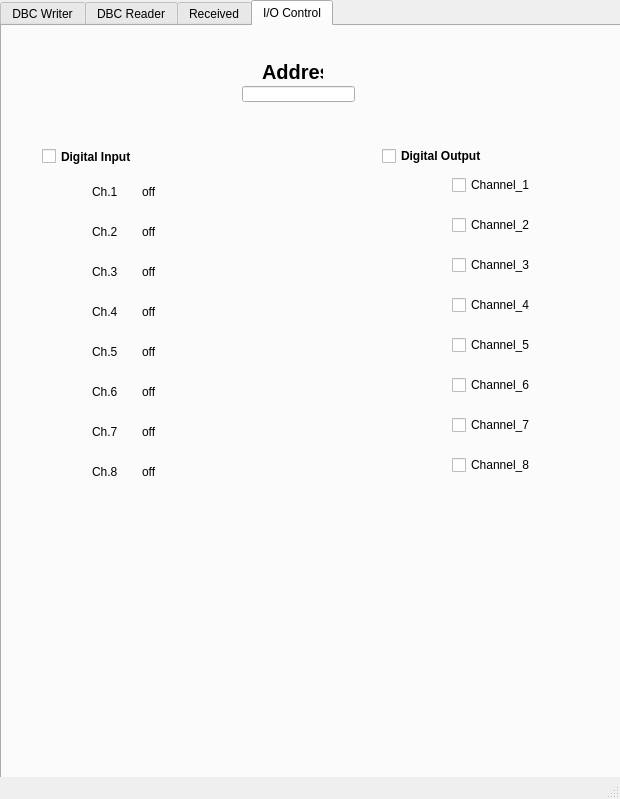
<?xml version="1.0" encoding="UTF-8"?>
<ui version="4.0">
 <class>MainWindow</class>
 <widget class="QMainWindow" name="MainWindow">
  <property name="geometry">
   <rect>
    <x>0</x>
    <y>0</y>
    <width>620</width>
    <height>799</height>
   </rect>
  </property>
  <property name="windowTitle">
   <string>DBC Editor for CAN Bus Database Files</string>
  </property>
  <widget class="QWidget" name="centralwidget">
   <widget class="QTabWidget" name="tabWidget">
    <property name="geometry">
     <rect>
      <x>0</x>
      <y>0</y>
      <width>621</width>
      <height>781</height>
     </rect>
    </property>
    <property name="font">
     <font>
      <pointsize>9</pointsize>
     </font>
    </property>
    <property name="toolTip">
     <string>&lt;html&gt;&lt;head/&gt;&lt;body&gt;&lt;p&gt;&lt;br/&gt;&lt;/p&gt;&lt;/body&gt;&lt;/html&gt;</string>
    </property>
    <property name="whatsThis">
     <string>&lt;html&gt;&lt;head/&gt;&lt;body&gt;&lt;p&gt;&lt;br/&gt;&lt;/p&gt;&lt;/body&gt;&lt;/html&gt;</string>
    </property>
    <property name="autoFillBackground">
     <bool>true</bool>
    </property>
    <property name="currentIndex">
     <number>3</number>
    </property>
    <widget class="QWidget" name="tab">
     <attribute name="title">
      <string>DBC Writer</string>
     </attribute>
     <widget class="QLabel" name="label_4">
      <property name="geometry">
       <rect>
        <x>170</x>
        <y>220</y>
        <width>48</width>
        <height>16</height>
       </rect>
      </property>
      <property name="text">
       <string>Bit Start</string>
      </property>
     </widget>
     <widget class="QLabel" name="label_3">
      <property name="geometry">
       <rect>
        <x>40</x>
        <y>220</y>
        <width>81</width>
        <height>16</height>
       </rect>
      </property>
      <property name="text">
       <string>Name</string>
      </property>
     </widget>
     <widget class="QLabel" name="label_14">
      <property name="geometry">
       <rect>
        <x>270</x>
        <y>270</y>
        <width>48</width>
        <height>16</height>
       </rect>
      </property>
      <property name="text">
       <string>Min</string>
      </property>
     </widget>
     <widget class="QSpinBox" name="sg_length">
      <property name="geometry">
       <rect>
        <x>270</x>
        <y>240</y>
        <width>61</width>
        <height>21</height>
       </rect>
      </property>
     </widget>
     <widget class="QLabel" name="label_10">
      <property name="geometry">
       <rect>
        <x>300</x>
        <y>60</y>
        <width>41</width>
        <height>16</height>
       </rect>
      </property>
      <property name="text">
       <string>Length</string>
      </property>
     </widget>
     <widget class="QLabel" name="label_11">
      <property name="geometry">
       <rect>
        <x>40</x>
        <y>110</y>
        <width>61</width>
        <height>16</height>
       </rect>
      </property>
      <property name="text">
       <string>Comment</string>
      </property>
     </widget>
     <widget class="QLabel" name="label_17">
      <property name="geometry">
       <rect>
        <x>470</x>
        <y>220</y>
        <width>48</width>
        <height>16</height>
       </rect>
      </property>
      <property name="text">
       <string>Type</string>
      </property>
     </widget>
     <widget class="QTextBrowser" name="DBC_temp">
      <property name="geometry">
       <rect>
        <x>40</x>
        <y>440</y>
        <width>521</width>
        <height>251</height>
       </rect>
      </property>
     </widget>
     <widget class="QPushButton" name="bt_addDBC">
      <property name="geometry">
       <rect>
        <x>390</x>
        <y>700</y>
        <width>81</width>
        <height>16</height>
       </rect>
      </property>
      <property name="text">
       <string>Add DBC</string>
      </property>
     </widget>
     <widget class="QLabel" name="label_8">
      <property name="geometry">
       <rect>
        <x>470</x>
        <y>270</y>
        <width>48</width>
        <height>16</height>
       </rect>
      </property>
      <property name="text">
       <string>Unit</string>
      </property>
     </widget>
     <widget class="QPushButton" name="bt_signal">
      <property name="geometry">
       <rect>
        <x>420</x>
        <y>370</y>
        <width>141</width>
        <height>16</height>
       </rect>
      </property>
      <property name="text">
       <string>Apply Signal Syntax</string>
      </property>
     </widget>
     <widget class="QComboBox" name="sg_type">
      <property name="geometry">
       <rect>
        <x>470</x>
        <y>240</y>
        <width>91</width>
        <height>21</height>
       </rect>
      </property>
      <item>
       <property name="text">
        <string>Signed</string>
       </property>
      </item>
      <item>
       <property name="text">
        <string>Unsigned</string>
       </property>
      </item>
     </widget>
     <widget class="QLabel" name="label">
      <property name="geometry">
       <rect>
        <x>170</x>
        <y>60</y>
        <width>48</width>
        <height>16</height>
       </rect>
      </property>
      <property name="text">
       <string>CAN ID</string>
      </property>
     </widget>
     <widget class="QLabel" name="label_6">
      <property name="geometry">
       <rect>
        <x>40</x>
        <y>270</y>
        <width>48</width>
        <height>16</height>
       </rect>
      </property>
      <property name="text">
       <string>Factor</string>
      </property>
     </widget>
     <widget class="QLabel" name="label_15">
      <property name="geometry">
       <rect>
        <x>370</x>
        <y>270</y>
        <width>48</width>
        <height>16</height>
       </rect>
      </property>
      <property name="text">
       <string>Max</string>
      </property>
     </widget>
     <widget class="QLabel" name="label_16">
      <property name="geometry">
       <rect>
        <x>370</x>
        <y>220</y>
        <width>48</width>
        <height>16</height>
       </rect>
      </property>
      <property name="text">
       <string>Endian</string>
      </property>
     </widget>
     <widget class="QLabel" name="label_7">
      <property name="geometry">
       <rect>
        <x>170</x>
        <y>270</y>
        <width>48</width>
        <height>16</height>
       </rect>
      </property>
      <property name="text">
       <string>Offset</string>
      </property>
     </widget>
     <widget class="QLabel" name="label_13">
      <property name="geometry">
       <rect>
        <x>30</x>
        <y>190</y>
        <width>141</width>
        <height>31</height>
       </rect>
      </property>
      <property name="font">
       <font>
        <pointsize>15</pointsize>
       </font>
      </property>
      <property name="text">
       <string>CAN Signals (EEC1)</string>
      </property>
     </widget>
     <widget class="QPushButton" name="bt_del_lastline">
      <property name="geometry">
       <rect>
        <x>40</x>
        <y>700</y>
        <width>81</width>
        <height>16</height>
       </rect>
      </property>
      <property name="text">
       <string>Delete Last Line</string>
      </property>
     </widget>
     <widget class="QLabel" name="label_5">
      <property name="geometry">
       <rect>
        <x>270</x>
        <y>220</y>
        <width>48</width>
        <height>16</height>
       </rect>
      </property>
      <property name="text">
       <string>Length</string>
      </property>
     </widget>
     <widget class="QLabel" name="label_12">
      <property name="geometry">
       <rect>
        <x>30</x>
        <y>30</y>
        <width>101</width>
        <height>31</height>
       </rect>
      </property>
      <property name="font">
       <font>
        <pointsize>15</pointsize>
       </font>
      </property>
      <property name="text">
       <string>CAN Message</string>
      </property>
     </widget>
     <widget class="QSpinBox" name="sg_start">
      <property name="geometry">
       <rect>
        <x>170</x>
        <y>240</y>
        <width>61</width>
        <height>21</height>
       </rect>
      </property>
     </widget>
     <widget class="QSpinBox" name="msg_length">
      <property name="geometry">
       <rect>
        <x>300</x>
        <y>80</y>
        <width>51</width>
        <height>21</height>
       </rect>
      </property>
     </widget>
     <widget class="QLabel" name="label_2">
      <property name="geometry">
       <rect>
        <x>40</x>
        <y>60</y>
        <width>48</width>
        <height>16</height>
       </rect>
      </property>
      <property name="text">
       <string>Name</string>
      </property>
     </widget>
     <widget class="QPushButton" name="bt_msg">
      <property name="geometry">
       <rect>
        <x>420</x>
        <y>160</y>
        <width>141</width>
        <height>16</height>
       </rect>
      </property>
      <property name="text">
       <string>Apply Message Syntax</string>
      </property>
     </widget>
     <widget class="QPushButton" name="bt_save">
      <property name="geometry">
       <rect>
        <x>480</x>
        <y>700</y>
        <width>81</width>
        <height>16</height>
       </rect>
      </property>
      <property name="text">
       <string>Save DBC</string>
      </property>
     </widget>
     <widget class="QComboBox" name="sg_endian">
      <property name="geometry">
       <rect>
        <x>370</x>
        <y>240</y>
        <width>61</width>
        <height>21</height>
       </rect>
      </property>
      <item>
       <property name="text">
        <string>Little</string>
       </property>
      </item>
      <item>
       <property name="text">
        <string>Big</string>
       </property>
      </item>
     </widget>
     <widget class="QLabel" name="label_9">
      <property name="geometry">
       <rect>
        <x>40</x>
        <y>320</y>
        <width>61</width>
        <height>16</height>
       </rect>
      </property>
      <property name="text">
       <string>Comment</string>
      </property>
     </widget>
     <widget class="QLineEdit" name="MSG_CANID_lineEdit">
      <property name="geometry">
       <rect>
        <x>170</x>
        <y>80</y>
        <width>91</width>
        <height>20</height>
       </rect>
      </property>
     </widget>
     <widget class="QLineEdit" name="MSG_name_lineEdit">
      <property name="geometry">
       <rect>
        <x>40</x>
        <y>80</y>
        <width>91</width>
        <height>20</height>
       </rect>
      </property>
     </widget>
     <widget class="QLineEdit" name="MSG_comm_lineEdit">
      <property name="geometry">
       <rect>
        <x>40</x>
        <y>130</y>
        <width>521</width>
        <height>20</height>
       </rect>
      </property>
     </widget>
     <widget class="QLineEdit" name="SG_name_lineEdit">
      <property name="geometry">
       <rect>
        <x>40</x>
        <y>240</y>
        <width>91</width>
        <height>20</height>
       </rect>
      </property>
     </widget>
     <widget class="QLineEdit" name="SG_factor_lineEdit">
      <property name="geometry">
       <rect>
        <x>40</x>
        <y>290</y>
        <width>91</width>
        <height>20</height>
       </rect>
      </property>
     </widget>
     <widget class="QLineEdit" name="SG_offset_lineEdit">
      <property name="geometry">
       <rect>
        <x>170</x>
        <y>290</y>
        <width>61</width>
        <height>20</height>
       </rect>
      </property>
     </widget>
     <widget class="QLineEdit" name="SG_min_lineEdit">
      <property name="geometry">
       <rect>
        <x>270</x>
        <y>290</y>
        <width>61</width>
        <height>20</height>
       </rect>
      </property>
     </widget>
     <widget class="QLineEdit" name="SG_max_lineEdit">
      <property name="geometry">
       <rect>
        <x>370</x>
        <y>290</y>
        <width>61</width>
        <height>20</height>
       </rect>
      </property>
     </widget>
     <widget class="QLineEdit" name="SG_unit_lineEdit">
      <property name="geometry">
       <rect>
        <x>472</x>
        <y>290</y>
        <width>91</width>
        <height>20</height>
       </rect>
      </property>
     </widget>
     <widget class="QLineEdit" name="SG_comm_lineEdit">
      <property name="geometry">
       <rect>
        <x>40</x>
        <y>340</y>
        <width>521</width>
        <height>20</height>
       </rect>
      </property>
     </widget>
     <widget class="QLabel" name="label_19">
      <property name="geometry">
       <rect>
        <x>30</x>
        <y>400</y>
        <width>141</width>
        <height>31</height>
       </rect>
      </property>
      <property name="font">
       <font>
        <pointsize>15</pointsize>
       </font>
      </property>
      <property name="text">
       <string>DBC File</string>
      </property>
     </widget>
    </widget>
    <widget class="QWidget" name="tab_2">
     <attribute name="title">
      <string>DBC Reader</string>
     </attribute>
     <widget class="QTextBrowser" name="txt_DBCfilepath">
      <property name="geometry">
       <rect>
        <x>40</x>
        <y>60</y>
        <width>451</width>
        <height>31</height>
       </rect>
      </property>
      <property name="font">
       <font>
        <pointsize>9</pointsize>
       </font>
      </property>
     </widget>
     <widget class="QPushButton" name="bt_OpenDBC">
      <property name="geometry">
       <rect>
        <x>490</x>
        <y>60</y>
        <width>81</width>
        <height>31</height>
       </rect>
      </property>
      <property name="text">
       <string>File Open</string>
      </property>
     </widget>
     <widget class="QComboBox" name="sg_select_combo">
      <property name="geometry">
       <rect>
        <x>140</x>
        <y>360</y>
        <width>69</width>
        <height>22</height>
       </rect>
      </property>
     </widget>
     <widget class="QTableWidget" name="sg_table">
      <property name="geometry">
       <rect>
        <x>40</x>
        <y>390</y>
        <width>531</width>
        <height>341</height>
       </rect>
      </property>
     </widget>
     <widget class="QTableWidget" name="msg_table">
      <property name="geometry">
       <rect>
        <x>40</x>
        <y>140</y>
        <width>531</width>
        <height>181</height>
       </rect>
      </property>
     </widget>
     <widget class="QLabel" name="label_18">
      <property name="geometry">
       <rect>
        <x>40</x>
        <y>30</y>
        <width>101</width>
        <height>31</height>
       </rect>
      </property>
      <property name="font">
       <font>
        <pointsize>15</pointsize>
       </font>
      </property>
      <property name="text">
       <string>DBC File Path</string>
      </property>
     </widget>
     <widget class="QLabel" name="label_20">
      <property name="geometry">
       <rect>
        <x>40</x>
        <y>110</y>
        <width>101</width>
        <height>31</height>
       </rect>
      </property>
      <property name="font">
       <font>
        <pointsize>15</pointsize>
       </font>
      </property>
      <property name="text">
       <string>CAN Messages</string>
      </property>
     </widget>
     <widget class="QLabel" name="label_21">
      <property name="geometry">
       <rect>
        <x>40</x>
        <y>350</y>
        <width>101</width>
        <height>31</height>
       </rect>
      </property>
      <property name="font">
       <font>
        <pointsize>15</pointsize>
       </font>
      </property>
      <property name="text">
       <string>CAN Signals</string>
      </property>
     </widget>
    </widget>
    <widget class="QWidget" name="tab_3">
     <attribute name="title">
      <string>Received</string>
     </attribute>
     <widget class="QPushButton" name="pushButton_mode1">
      <property name="geometry">
       <rect>
        <x>460</x>
        <y>30</y>
        <width>71</width>
        <height>24</height>
       </rect>
      </property>
      <property name="text">
       <string>Mode 1</string>
      </property>
     </widget>
     <widget class="QPushButton" name="pushButton_mode2">
      <property name="geometry">
       <rect>
        <x>540</x>
        <y>30</y>
        <width>71</width>
        <height>24</height>
       </rect>
      </property>
      <property name="text">
       <string>Mode 2</string>
      </property>
     </widget>
     <widget class="QComboBox" name="sg_select_combo_2">
      <property name="geometry">
       <rect>
        <x>460</x>
        <y>60</y>
        <width>69</width>
        <height>22</height>
       </rect>
      </property>
     </widget>
     <widget class="QTextBrowser" name="txt_debug_readtab_2">
      <property name="geometry">
       <rect>
        <x>10</x>
        <y>30</y>
        <width>441</width>
        <height>51</height>
       </rect>
      </property>
     </widget>
     <widget class="QLabel" name="label_24">
      <property name="geometry">
       <rect>
        <x>10</x>
        <y>90</y>
        <width>81</width>
        <height>16</height>
       </rect>
      </property>
      <property name="font">
       <font>
        <pointsize>9</pointsize>
       </font>
      </property>
      <property name="text">
       <string>Data</string>
      </property>
     </widget>
     <widget class="QLabel" name="label_25">
      <property name="geometry">
       <rect>
        <x>10</x>
        <y>5</y>
        <width>81</width>
        <height>21</height>
       </rect>
      </property>
      <property name="font">
       <font>
        <pointsize>9</pointsize>
       </font>
      </property>
      <property name="text">
       <string>Debug</string>
      </property>
     </widget>
     <widget class="QPushButton" name="pushButton_close">
      <property name="geometry">
       <rect>
        <x>540</x>
        <y>60</y>
        <width>71</width>
        <height>24</height>
       </rect>
      </property>
      <property name="text">
       <string>Close</string>
      </property>
     </widget>
     <widget class="QTableWidget" name="live_table">
      <property name="geometry">
       <rect>
        <x>10</x>
        <y>110</y>
        <width>601</width>
        <height>61</height>
       </rect>
      </property>
     </widget>
     <widget class="QLCDNumber" name="NUM_TPS">
      <property name="geometry">
       <rect>
        <x>10</x>
        <y>200</y>
        <width>111</width>
        <height>41</height>
       </rect>
      </property>
     </widget>
     <widget class="QLabel" name="label_28">
      <property name="geometry">
       <rect>
        <x>10</x>
        <y>180</y>
        <width>101</width>
        <height>16</height>
       </rect>
      </property>
      <property name="font">
       <font>
        <pointsize>9</pointsize>
       </font>
      </property>
      <property name="text">
       <string>쓰로틀 퍼센트</string>
      </property>
     </widget>
     <widget class="QLabel" name="label_29">
      <property name="geometry">
       <rect>
        <x>130</x>
        <y>180</y>
        <width>101</width>
        <height>16</height>
       </rect>
      </property>
      <property name="font">
       <font>
        <pointsize>9</pointsize>
       </font>
      </property>
      <property name="text">
       <string>RPM</string>
      </property>
     </widget>
     <widget class="QLCDNumber" name="NUM_RPM">
      <property name="geometry">
       <rect>
        <x>130</x>
        <y>200</y>
        <width>111</width>
        <height>41</height>
       </rect>
      </property>
     </widget>
     <widget class="QLabel" name="label_30">
      <property name="geometry">
       <rect>
        <x>250</x>
        <y>180</y>
        <width>101</width>
        <height>16</height>
       </rect>
      </property>
      <property name="font">
       <font>
        <pointsize>9</pointsize>
       </font>
      </property>
      <property name="text">
       <string>속도</string>
      </property>
     </widget>
     <widget class="QLCDNumber" name="NUM_VS">
      <property name="geometry">
       <rect>
        <x>250</x>
        <y>200</y>
        <width>111</width>
        <height>41</height>
       </rect>
      </property>
     </widget>
     <widget class="QLabel" name="label_31">
      <property name="geometry">
       <rect>
        <x>370</x>
        <y>180</y>
        <width>101</width>
        <height>16</height>
       </rect>
      </property>
      <property name="font">
       <font>
        <pointsize>9</pointsize>
       </font>
      </property>
      <property name="text">
       <string>엔진 온도</string>
      </property>
     </widget>
     <widget class="QLCDNumber" name="NUM_TEMP_ENG">
      <property name="geometry">
       <rect>
        <x>370</x>
        <y>200</y>
        <width>111</width>
        <height>41</height>
       </rect>
      </property>
     </widget>
     <widget class="QLCDNumber" name="NUM_SAS_Angle">
      <property name="geometry">
       <rect>
        <x>490</x>
        <y>200</y>
        <width>111</width>
        <height>41</height>
       </rect>
      </property>
     </widget>
     <widget class="QLabel" name="label_32">
      <property name="geometry">
       <rect>
        <x>490</x>
        <y>180</y>
        <width>101</width>
        <height>16</height>
       </rect>
      </property>
      <property name="font">
       <font>
        <pointsize>9</pointsize>
       </font>
      </property>
      <property name="text">
       <string>스티어 각도</string>
      </property>
     </widget>
     <widget class="QPushButton" name="bt_chart">
      <property name="geometry">
       <rect>
        <x>10</x>
        <y>280</y>
        <width>171</width>
        <height>29</height>
       </rect>
      </property>
      <property name="text">
       <string>Chart Histogram</string>
      </property>
     </widget>
    </widget>
    <widget class="QWidget" name="tab_4">
     <attribute name="title">
      <string>I/O Control</string>
     </attribute>
     <widget class="QLabel" name="label_33">
      <property name="geometry">
       <rect>
        <x>90</x>
        <y>150</y>
        <width>31</width>
        <height>31</height>
       </rect>
      </property>
      <property name="text">
       <string>Ch.1</string>
      </property>
     </widget>
     <widget class="QLabel" name="label_34">
      <property name="geometry">
       <rect>
        <x>90</x>
        <y>190</y>
        <width>31</width>
        <height>31</height>
       </rect>
      </property>
      <property name="text">
       <string>Ch.2</string>
      </property>
     </widget>
     <widget class="QLabel" name="label_35">
      <property name="geometry">
       <rect>
        <x>90</x>
        <y>310</y>
        <width>31</width>
        <height>31</height>
       </rect>
      </property>
      <property name="text">
       <string>Ch.5</string>
      </property>
     </widget>
     <widget class="QLabel" name="label_36">
      <property name="geometry">
       <rect>
        <x>90</x>
        <y>230</y>
        <width>31</width>
        <height>31</height>
       </rect>
      </property>
      <property name="text">
       <string>Ch.3</string>
      </property>
     </widget>
     <widget class="QLabel" name="label_37">
      <property name="geometry">
       <rect>
        <x>90</x>
        <y>270</y>
        <width>31</width>
        <height>31</height>
       </rect>
      </property>
      <property name="text">
       <string>Ch.4</string>
      </property>
     </widget>
     <widget class="QLabel" name="label_38">
      <property name="geometry">
       <rect>
        <x>90</x>
        <y>350</y>
        <width>31</width>
        <height>31</height>
       </rect>
      </property>
      <property name="text">
       <string>Ch.6</string>
      </property>
     </widget>
     <widget class="QLabel" name="label_39">
      <property name="geometry">
       <rect>
        <x>90</x>
        <y>390</y>
        <width>31</width>
        <height>31</height>
       </rect>
      </property>
      <property name="text">
       <string>Ch.7</string>
      </property>
     </widget>
     <widget class="QLabel" name="label_40">
      <property name="geometry">
       <rect>
        <x>90</x>
        <y>430</y>
        <width>31</width>
        <height>31</height>
       </rect>
      </property>
      <property name="text">
       <string>Ch.8</string>
      </property>
     </widget>
     <widget class="QCheckBox" name="DI_checkBox">
      <property name="geometry">
       <rect>
        <x>40</x>
        <y>120</y>
        <width>111</width>
        <height>21</height>
       </rect>
      </property>
      <property name="font">
       <font>
        <pointsize>9</pointsize>
        <bold>true</bold>
       </font>
      </property>
      <property name="text">
       <string>Digital Input</string>
      </property>
     </widget>
     <widget class="QCheckBox" name="DO_checkBox">
      <property name="geometry">
       <rect>
        <x>380</x>
        <y>120</y>
        <width>131</width>
        <height>20</height>
       </rect>
      </property>
      <property name="font">
       <font>
        <pointsize>9</pointsize>
        <bold>true</bold>
       </font>
      </property>
      <property name="text">
       <string>Digital Output</string>
      </property>
     </widget>
     <widget class="QLineEdit" name="Address_lineEdit">
      <property name="geometry">
       <rect>
        <x>240</x>
        <y>60</y>
        <width>113</width>
        <height>16</height>
       </rect>
      </property>
     </widget>
     <widget class="QCheckBox" name="DO_checkBox_1">
      <property name="geometry">
       <rect>
        <x>450</x>
        <y>150</y>
        <width>101</width>
        <height>18</height>
       </rect>
      </property>
      <property name="text">
       <string>Channel_1</string>
      </property>
     </widget>
     <widget class="QCheckBox" name="DO_checkBox_2">
      <property name="geometry">
       <rect>
        <x>450</x>
        <y>190</y>
        <width>121</width>
        <height>18</height>
       </rect>
      </property>
      <property name="text">
       <string>Channel_2</string>
      </property>
     </widget>
     <widget class="QCheckBox" name="DO_checkBox_3">
      <property name="geometry">
       <rect>
        <x>450</x>
        <y>230</y>
        <width>131</width>
        <height>18</height>
       </rect>
      </property>
      <property name="text">
       <string>Channel_3</string>
      </property>
     </widget>
     <widget class="QCheckBox" name="DO_checkBox_4">
      <property name="geometry">
       <rect>
        <x>450</x>
        <y>270</y>
        <width>151</width>
        <height>18</height>
       </rect>
      </property>
      <property name="text">
       <string>Channel_4</string>
      </property>
     </widget>
     <widget class="QCheckBox" name="DO_checkBox_5">
      <property name="geometry">
       <rect>
        <x>450</x>
        <y>310</y>
        <width>151</width>
        <height>18</height>
       </rect>
      </property>
      <property name="text">
       <string>Channel_5</string>
      </property>
     </widget>
     <widget class="QCheckBox" name="DO_checkBox_6">
      <property name="geometry">
       <rect>
        <x>450</x>
        <y>350</y>
        <width>141</width>
        <height>18</height>
       </rect>
      </property>
      <property name="text">
       <string>Channel_6</string>
      </property>
     </widget>
     <widget class="QCheckBox" name="DO_checkBox_7">
      <property name="geometry">
       <rect>
        <x>450</x>
        <y>390</y>
        <width>141</width>
        <height>18</height>
       </rect>
      </property>
      <property name="text">
       <string>Channel_7</string>
      </property>
     </widget>
     <widget class="QCheckBox" name="DO_checkBox_8">
      <property name="geometry">
       <rect>
        <x>450</x>
        <y>430</y>
        <width>151</width>
        <height>18</height>
       </rect>
      </property>
      <property name="text">
       <string>Channel_8</string>
      </property>
     </widget>
     <widget class="QLabel" name="label_22">
      <property name="geometry">
       <rect>
        <x>260</x>
        <y>30</y>
        <width>61</width>
        <height>31</height>
       </rect>
      </property>
      <property name="font">
       <font>
        <pointsize>15</pointsize>
        <bold>true</bold>
       </font>
      </property>
      <property name="text">
       <string>Address</string>
      </property>
     </widget>
     <widget class="QLabel" name="DI_1">
      <property name="geometry">
       <rect>
        <x>140</x>
        <y>150</y>
        <width>31</width>
        <height>31</height>
       </rect>
      </property>
      <property name="text">
       <string>off</string>
      </property>
     </widget>
     <widget class="QLabel" name="DI_2">
      <property name="geometry">
       <rect>
        <x>140</x>
        <y>190</y>
        <width>31</width>
        <height>31</height>
       </rect>
      </property>
      <property name="text">
       <string>off</string>
      </property>
     </widget>
     <widget class="QLabel" name="DI_3">
      <property name="geometry">
       <rect>
        <x>140</x>
        <y>230</y>
        <width>38</width>
        <height>31</height>
       </rect>
      </property>
      <property name="text">
       <string>off</string>
      </property>
     </widget>
     <widget class="QLabel" name="DI_4">
      <property name="geometry">
       <rect>
        <x>140</x>
        <y>270</y>
        <width>38</width>
        <height>31</height>
       </rect>
      </property>
      <property name="text">
       <string>off</string>
      </property>
     </widget>
     <widget class="QLabel" name="DI_5">
      <property name="geometry">
       <rect>
        <x>140</x>
        <y>310</y>
        <width>38</width>
        <height>31</height>
       </rect>
      </property>
      <property name="text">
       <string>off</string>
      </property>
     </widget>
     <widget class="QLabel" name="DI_6">
      <property name="geometry">
       <rect>
        <x>140</x>
        <y>350</y>
        <width>38</width>
        <height>31</height>
       </rect>
      </property>
      <property name="text">
       <string>off</string>
      </property>
     </widget>
     <widget class="QLabel" name="DI_7">
      <property name="geometry">
       <rect>
        <x>140</x>
        <y>390</y>
        <width>38</width>
        <height>31</height>
       </rect>
      </property>
      <property name="text">
       <string>off</string>
      </property>
     </widget>
     <widget class="QLabel" name="DI_8">
      <property name="geometry">
       <rect>
        <x>140</x>
        <y>430</y>
        <width>38</width>
        <height>31</height>
       </rect>
      </property>
      <property name="text">
       <string>off</string>
      </property>
     </widget>
    </widget>
   </widget>
  </widget>
  <widget class="QStatusBar" name="statusbar"/>
 </widget>
 <resources/>
 <connections/>
</ui>
